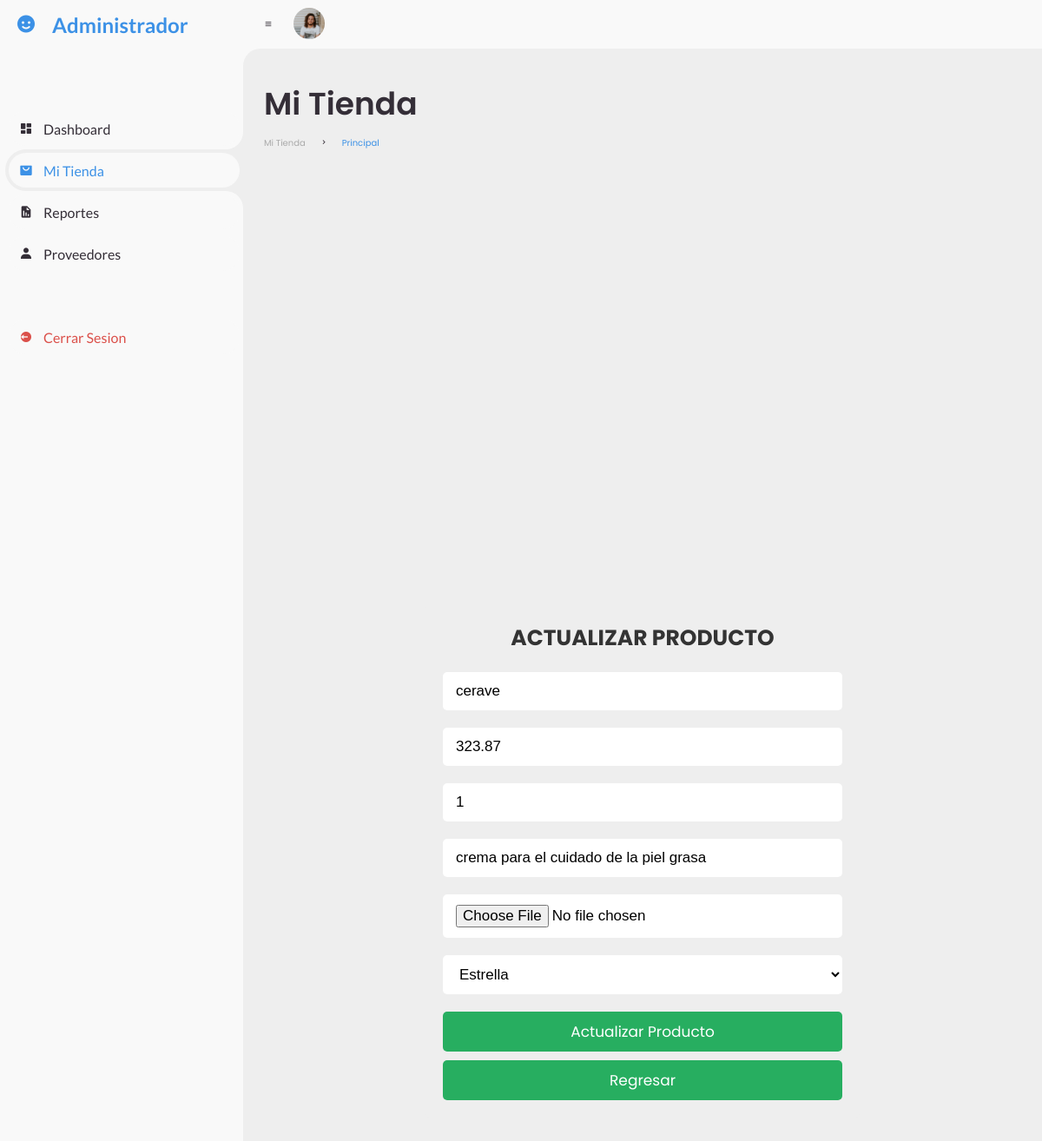
Screenshot of /Admin/admin_update.php?edit=1 with the database file from the repository.
### tables this page shows
create table Articulo(
ID_A Smallint(5) unsigned not null AUTO_INCREMENT,
fkID_P Smallint unsigned not null,
nombreA varchar (100) not null,
cantidad smallint not null,
precio decimal(7,2) not null,
descripcion varchar(255) not null,
primary key (ID_A),
foreign key (fkID_P) references Proveedor(ID_P) ON UPDATE CASCADE ON DELETE CASCADE
);

### Admin/admin_update.php (the view, shortened to what this page needs)
<?php
$id = $_GET['edit'];
$conexion = mysqli_connect("localhost", "root", "", "piel");
?>
<!DOCTYPE html>
<html lang="en">
<head>
	<link href='https://unpkg.com/boxicons@2.0.9/css/boxicons.min.css' rel='stylesheet'>
	<link rel="stylesheet" href="style.css">
    <link rel="stylesheet" href="css/style.css">
</head>
<body>
	<section id="sidebar">
		<a href="#" class="brand">
			<i class='bx bxs-smile'></i>
			<span class="text">Administrador</span>
		</a>
		<ul class="side-menu top">
			<li>
				<a href="admin.php">
					<i class='bx bxs-dashboard' ></i>
					<span class="text">Dashboard</span>
				</a>
			</li>
			<li class="active">
				<a href="#">
					<i class='bx bxs-shopping-bag-alt' ></i>
					<span class="text">Mi tienda</span>
				</a>
			</li>
			<li>
				<a href="reportes.php">
					<i class='bx bxs-report' ></i>
					<span class="text">Reportes</span>
				</a>
			</li>
			<li>
				<a href="proveedores.php">
					<i class='bx bxs-user' ></i>
					<span class="text">Proveedores</span>
				</a>
			</li>
		</ul>
		<ul class="side-menu">
			<li>
				<a href="../Usuario/salir.php" class="logout" >
					<i class='bx bxs-log-out-circle' ></i>
					<span class="text">Cerrar Sesion</span>
				</a>
			</li>
		</ul>
	</section>
	<section id="content">
		<nav>
			<i class='bx bx-menu' ></i>
			<a href="#" class="profile">
				<img src="img/people.png">
			</a>
		</nav>
		<main>
			<div class="head-title">
				<div class="left">
					<h1>Mi tienda</h1>
					<ul class="breadcrumb">
						<li>
							<a href="#">Mi tienda</a>
						</li>
						<li><i class='bx bx-chevron-right' ></i></li>
						<li>
							<a class="active" href="#">Principal</a>
						</li>
					</ul>
				</div>
			</div>
            <div class="admin-product-form-container centered">
			<?php
				$select = mysqli_query($conexion, "SELECT * FROM articulo WHERE ID_A = '$id'");
				$result = mysqli_query($conexion,"SELECT nombreP FROM proveedor");
				while($row = mysqli_fetch_assoc($select)){
			?>
                <form action="" method="post" enctype="multipart/form-data">
                   <h3 class="title">Actualizar Producto</h3>
                   <input type="text" class="box" name="product_name" value="<?php echo $row['nombreA']; ?>" placeholder="Introduce el nombre del producto">
                   <input type="number" min="1" step="any" class="box" name="product_price" value="<?php echo $row['precio']; ?>" placeholder="Introduce el precio">
                   <input type="number" min="1" class="box" name="product_cantidad" value="<?php echo $row['cantidad']; ?>" placeholder="Introduce la cantidad">
                   <input type="text" class="box" name="product_desc" value="<?php echo $row['descripcion']; ?>" placeholder="Introduce la descripción del producto">
                   <input type="file" class="box" name="product_image"  accept="image/png, image/jpeg, image/jpg">
				   <select name="opciones" class="box">
				    <?php while($row = mysqli_fetch_assoc($result)){ ?>
  						<option value="<?php echo $row['nombreP']; ?>"><?php echo $row['nombreP']; ?></option>
					<?php } ?>
					</select>
                   <input type="submit" value="Actualizar producto" name="update_product" class="btn">
                   <a href="mitienda.php" class="btn">Regresar</a>
                </form>
			<?php }; ?>
             </div>
		</main>
	</section>
</body>
</html>

### Admin/style.css (style rules this page uses)
* { margin: 0; padding: 0; box-sizing: border-box; }
a { text-decoration: none; }
li { list-style: none; }
:root { --poppins: 'Poppins', sans-serif; --lato: 'Lato', sans-serif; --light: #F9F9F9; --blue: #3C91E6; --light-blue: #CFE8FF; --grey: #eee; --dark-grey: #AAAAAA; --dark: #342E37; --red: #DB504A; --yellow: #FFCE26; --light-yellow: #FFF2C6; --orange: #FD7238; --light-orange: #FFE0D3; }
html { overflow-x: hidden; }
body { background: var(--grey); overflow-x: hidden; }
#sidebar { position: fixed; top: 0; left: 0; width: 280px; height: 100%; background: var(--light); z-index: 2000; font-family: var(--lato); transition: .3s ease; overflow-x: hidden; scrollbar-width: none; }
#sidebar .brand { font-size: 24px; font-weight: 700; height: 56px; display: flex; align-items: center; color: var(--blue); position: sticky; top: 0; left: 0; background: var(--light); z-index: 500; padding-bottom: 20px; box-sizing: content-box; }
#sidebar .brand .bx { min-width: 60px; display: flex; justify-content: center; }
#sidebar .side-menu { width: 100%; margin-top: 48px; }
#sidebar .side-menu li { height: 48px; background: transparent; margin-left: 6px; border-radius: 48px 0 0 48px; padding: 4px; }
#sidebar .side-menu li.active { background: var(--grey); position: relative; }
#sidebar .side-menu li.active::before { content: ''; position: absolute; width: 40px; height: 40px; border-radius: 50%; top: -40px; right: 0; box-shadow: 20px 20px 0 var(--grey); z-index: -1; }
#sidebar .side-menu li.active::after { content: ''; position: absolute; width: 40px; height: 40px; border-radius: 50%; bottom: -40px; right: 0; box-shadow: 20px -20px 0 var(--grey); z-index: -1; }
#sidebar .side-menu li a { width: 100%; height: 100%; background: var(--light); display: flex; align-items: center; border-radius: 48px; font-size: 16px; color: var(--dark); white-space: nowrap; overflow-x: hidden; }
#sidebar .side-menu.top li.active a { color: var(--blue); }
#sidebar .side-menu li a.logout { color: var(--red); }
#sidebar .side-menu li a .bx { min-width: calc(60px - ((4px + 6px) * 2)); display: flex; justify-content: center; }
#content { position: relative; width: calc(100% - 280px); left: 280px; transition: .3s ease; }
#content nav { height: 56px; background: var(--light); padding: 0 24px; display: flex; align-items: center; grid-gap: 24px; font-family: var(--lato); position: sticky; top: 0; left: 0; z-index: 1000; }
#content nav::before { content: ''; position: absolute; width: 40px; height: 40px; bottom: -40px; left: 0; border-radius: 50%; box-shadow: -20px -20px 0 var(--light); }
#content nav a { color: var(--dark); }
#content nav .bx.bx-menu { cursor: pointer; color: var(--dark); }
#content nav .profile img { width: 36px; height: 36px; object-fit: cover; border-radius: 50%; }
#content main { width: 100%; padding: 36px 24px; font-family: var(--poppins); max-height: calc(100vh - 56px); overflow-y: auto; }
#content main .head-title { display: flex; align-items: center; justify-content: space-between; grid-gap: 16px; flex-wrap: wrap; }
#content main .head-title .left h1 { font-size: 36px; font-weight: 600; margin-bottom: 10px; color: var(--dark); }
#content main .head-title .left .breadcrumb { display: flex; align-items: center; grid-gap: 16px; }
#content main .head-title .left .breadcrumb li { color: var(--dark); }
#content main .head-title .left .breadcrumb li a { color: var(--dark-grey); pointer-events: none; }
#content main .head-title .left .breadcrumb li a.active { color: var(--blue); pointer-events: unset; }

### rows the page displays
articulo: product_name "cerave", product_price "323.87", product_cantidad "1", product_desc "crema para el cuidado de la piel grasa"

### other values shown
form field opciones "Estrella"
